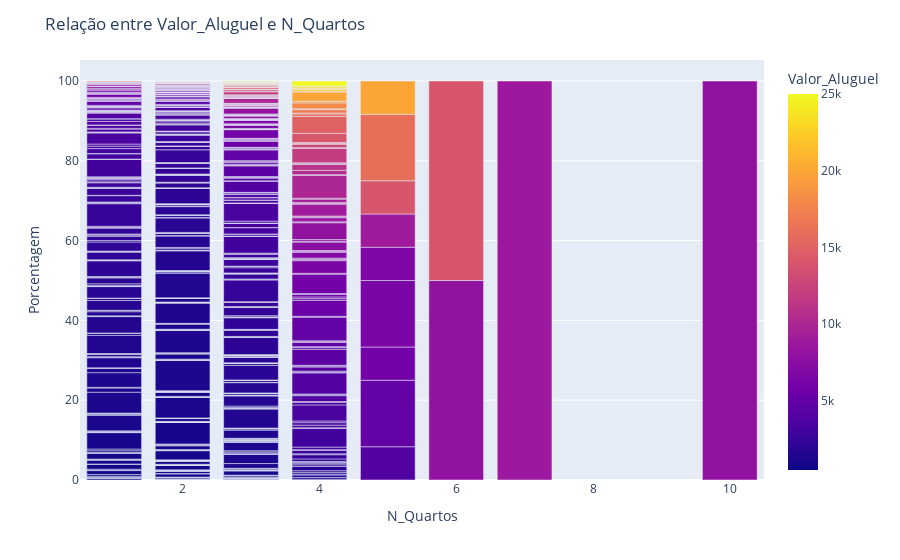

Here is the notebook cell this chart was saved with:
### Code cell
# A seguir, a porcentagem de cada categoria:
df_grouped = df.groupby(['N_Quartos', 'Valor_Aluguel']).size().reset_index(name='count')
total_por_churn = df_grouped.groupby('N_Quartos')['count'].transform('sum')
df_grouped['percent'] = (df_grouped['count'] / total_por_churn) * 100

# Gráfico de barras empilhadas:
fig = px.bar(df_grouped, x='N_Quartos', y='percent', color='Valor_Aluguel', barmode='stack',
             labels={'N_Quartos': 'N_Quartos', 'percent': 'Porcentagem', 'Valor_Aluguel': 'Valor_Aluguel'})

fig.update_layout(title='Relação entre Valor_Aluguel e N_Quartos',
                  yaxis_title='Porcentagem',
                  legend_title='Valor_Aluguel')
fig.show()

### Figure 1 — Plotly figure (JSON) as saved in the notebook; plotly's stock layout.template omitted (floating-point values rounded to 4 significant figures; data arrays with more than 128 entries replaced by an {"elided": "..."} marker saying what was removed)
{"data": [{"alignmentgroup": "True", "hovertemplate": "N_Quartos=%{x}<br>Porcentagem=%{y}<br>Valor_Aluguel=%{marker.color}<extra></extra>", "legendgroup": "", "marker": {"color": {"elided": "791 int values"}, "coloraxis": "coloraxis", "pattern": {"shape": ""}}, "name": "", "offsetgroup": "", "orientation": "v", "showlegend": false, "textposition": "auto", "type": "bar", "x": {"elided": "791 int values"}, "xaxis": "x", "y": {"elided": "791 float values"}, "yaxis": "y"}], "layout": {"barmode": "stack", "coloraxis": {"colorbar": {"title": {"text": "Valor_Aluguel"}}, "colorscale": [[0, "#0d0887"], [0.1111, "#46039f"], [0.2222, "#7201a8"], [0.3333, "#9c179e"], [0.4444, "#bd3786"], [0.5556, "#d8576b"], [0.6667, "#ed7953"], [0.7778, "#fb9f3a"], [0.8889, "#fdca26"], [1, "#f0f921"]]}, "legend": {"title": {"text": "Valor_Aluguel"}, "tracegroupgap": 0}, "margin": {"t": 60}, "title": {"text": "Relação entre Valor_Aluguel e N_Quartos"}, "xaxis": {"anchor": "y", "domain": [0, 1], "title": {"text": "N_Quartos"}}, "yaxis": {"anchor": "x", "domain": [0, 1], "title": {"text": "Porcentagem"}}}}
